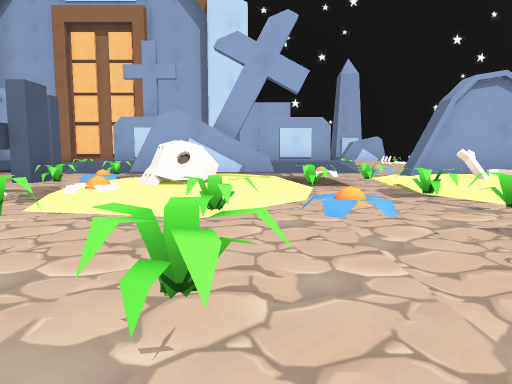
View 1 (above)

17 first-person views from a walk through a Unity game level. The camera is 1.5 m above the floor, tilts 6° down and sees 70° across. The floor is counted in squares, 2 m on a side. Each view is taken from the middle of a square. On the plan, view 1 faces up. The plan holds only what a view shows up to about 11 squares ahead; the rest is blank. The place goes on beyond the plan. Some animated figures are not drawn.

View 2
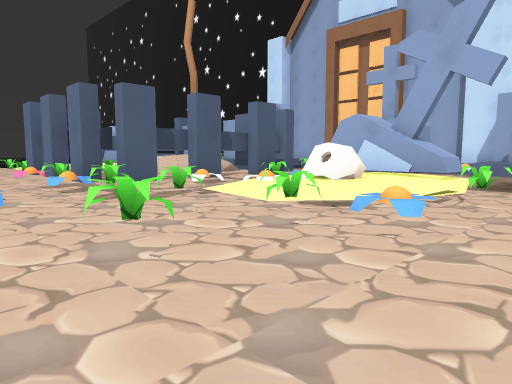

View 3
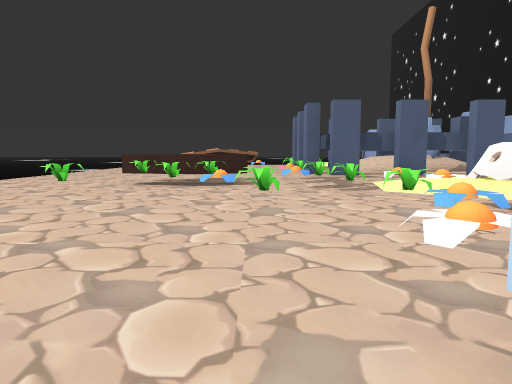

View 4
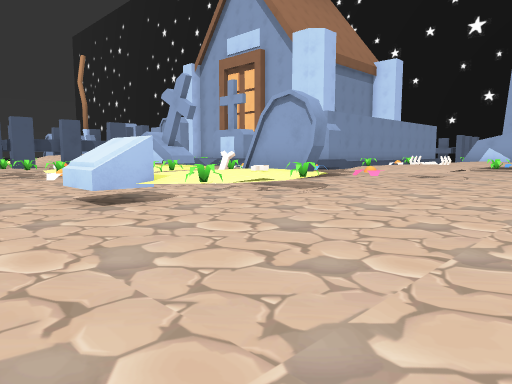

View 5
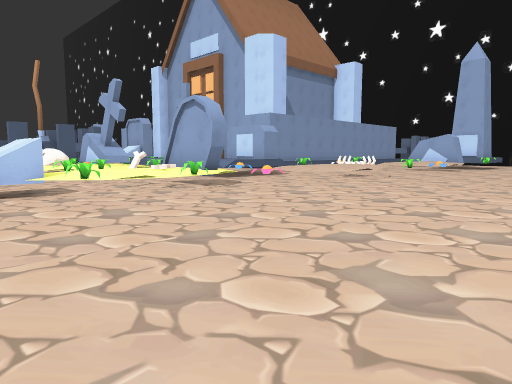

View 6
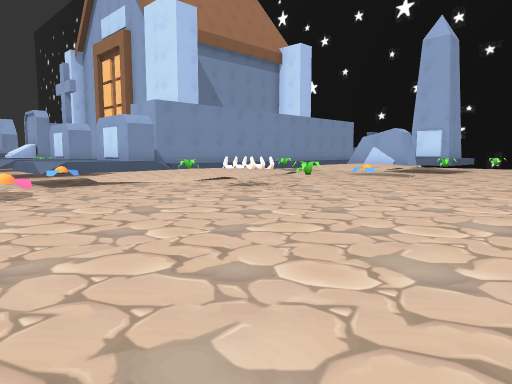

View 7
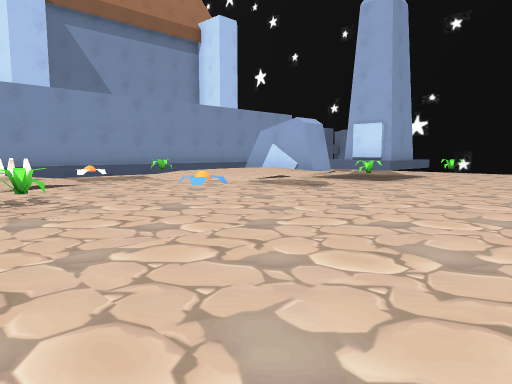

View 8
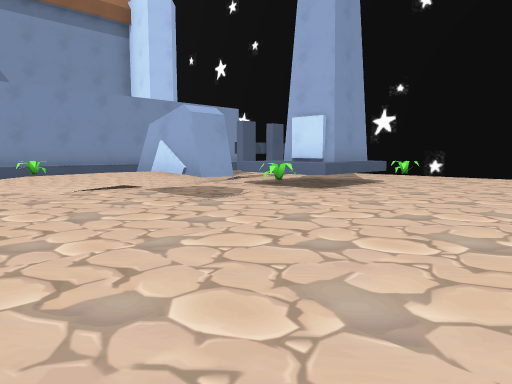

View 9
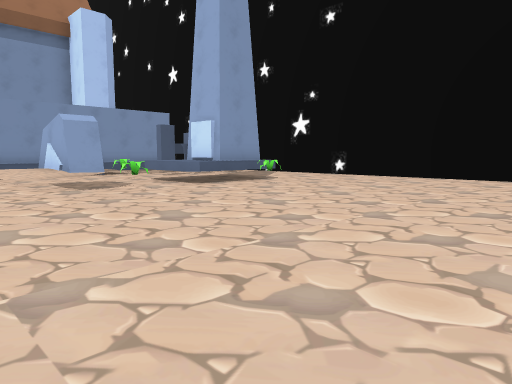

View 10
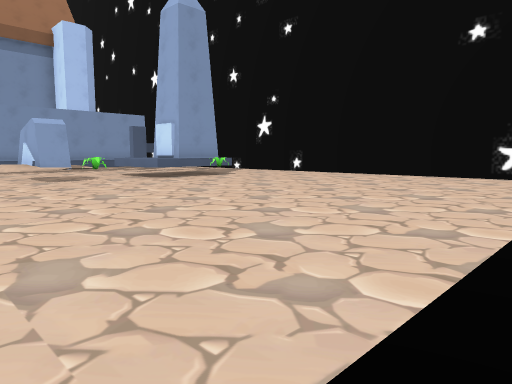

View 11
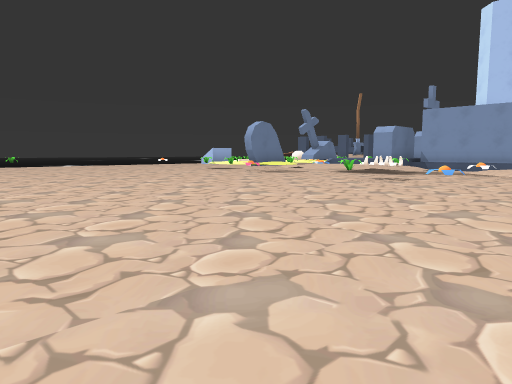

View 12
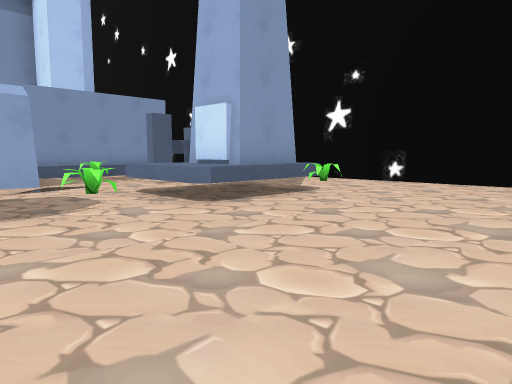

View 13
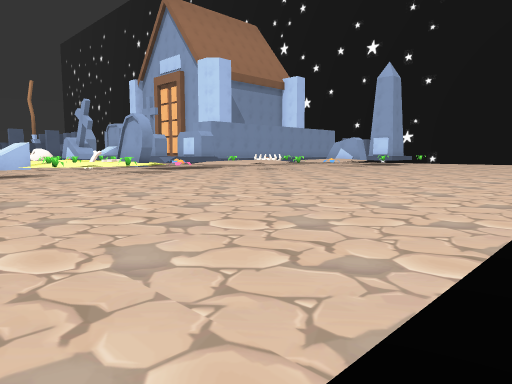

View 14
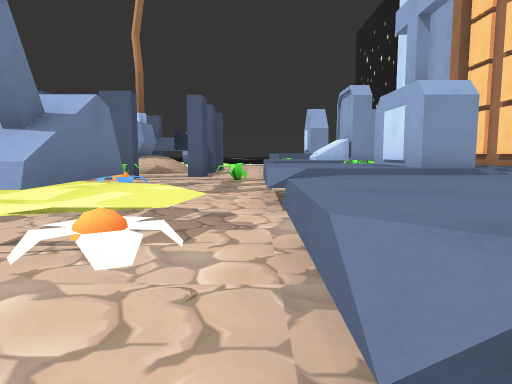

View 15
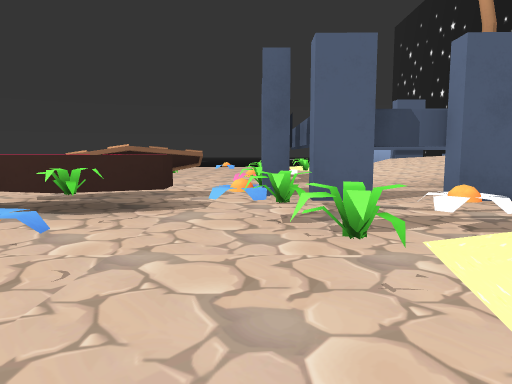

View 16
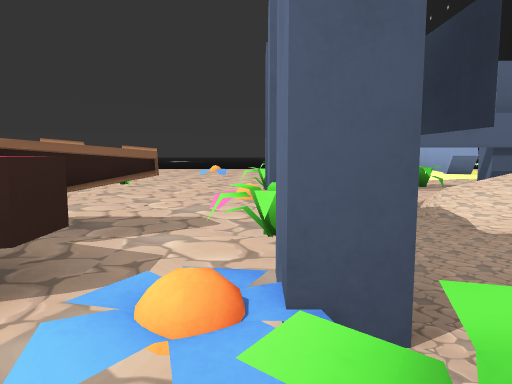

View 17
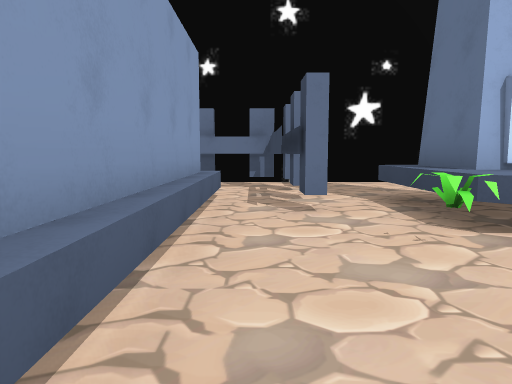

### Floor plan
Key: @ floor where view 1 was taken; # wall or solid block; . floor; = window, fence, low wall or low ledge; ^ raised ledge; F flower; B bones; O other object.
Columns run from 14 left of view 1 to 16 right of it. Each row starts with its distance up from view 1.
 27                 ########   ##
 26                ..............
 25                ##............
 24                .#............
 23                #.#^#^.........
 22                #.#^^#.........
 21                #..^^^.........
 20                #...^^.........
 19                #...^^.........
 18                #..###.........
 17                #..^^^.........
 16                #..^^^.........
 15                #..^^^..........
 14         ##     #.O...F........
 13         ^^^    #..^^.........
 12              ^##..^^^........
 11       ^#    ^=^ #^^^^........
 10       #^ .^^^ ^^^^^^^........
  9        ^ .^^^.^^^F^^.........
  8        ...^^^.^F^.............
  7        ####.^^^..^^F..........
  6    ^#. ^^^^F##^.^^^...........
  5     ^^ #^^^.^^^.^BO^..........
  4       .^^^#FF^^.^^^^..........
  3     ^.O^^^#.^^F..^^...........
  2 .......##^#.....F^^...........
  1 ...O...^#^....................
  0 .......^^^#.F.@...  ....   ....

Where each view was taken, in squares from view 1:
view 1: 0 up, 0 right, facing up
view 2: 0 up, 2 right, facing up-left
view 3: 1 up, 4 right, facing left
view 4: 0 up, 9 right, facing up-left
view 5: 1 up, 11 right, facing up-left
view 6: 6 up, 11 right, facing up-left
view 7: 11 up, 11 right, facing up-left
view 8: 14 up, 11 right, facing up-left
view 9: 15 up, 14 right, facing up-left
view 10: 15 up, 16 right, facing up-left
view 11: 17 up, 15 right, facing down-left
view 12: 17 up, 11 right, facing up-left
view 13: 0 up, 16 right, facing up-left
view 14: 8 up, 3 right, facing left
view 15: 2 up, 0 right, facing left
view 16: 2 up, 3 left, facing left
view 17: 17 up, 2 right, facing up
